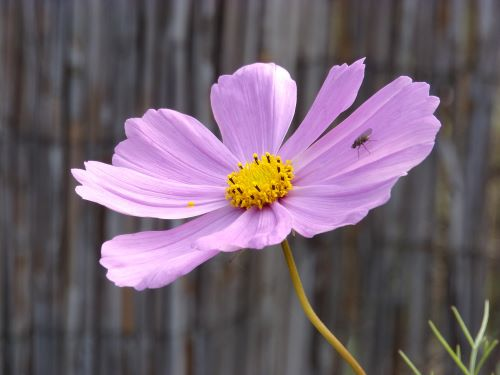
#> input picture Week2/Resources/pic1.jpg, 500 x 375 px, found by its file name
$ python histogram.py
#> lines starting #> are read from the running program, lines starting #| are printed output that depends on the picture
import cv2

import numpy as np

from matplotlib import pyplot as plt

# image = cv2.imread("/Resources/pic1.jpg",1)

image_bw = cv2.imread("/Resources/pic1.jpg",0)
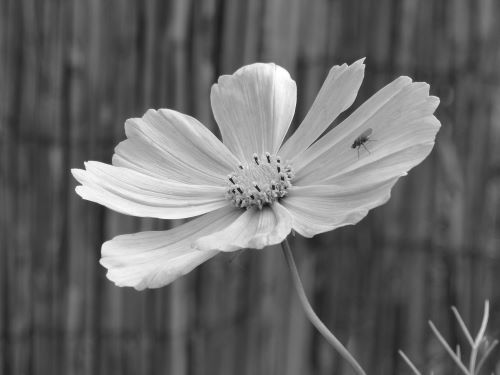
#> image_bw: shape (375, 500); min 18, max 255, mean 103.6

# [19 lines of commented-out code are left out]

hist_eq = cv2.equalizeHist(image_bw)
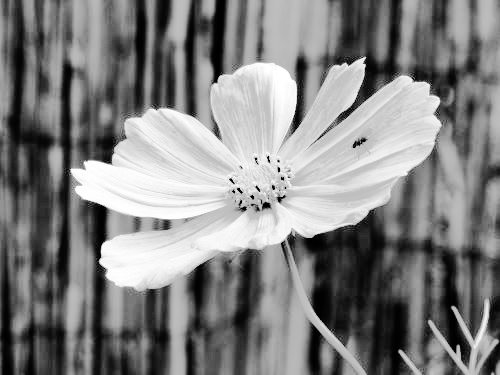
#> hist_eq: shape (375, 500); min 0, max 255, mean 128.9
# [4 lines of commented-out code are left out]

cv2.imshow("Before Histogram Equilized",image_bw)

cv2.imshow("Histogram Equilized",hist_eq)

# # cv2.imshow("Histogram Equilized Red",hist_eq2)
# # cv2.imshow("Histogram Equilized Green",hist_eq3)
# # cv2.imshow("Histogram Equilized Blue",hist_eq4)
# cv2.imshow('After rotating',img5)

histr = cv2.calcHist([image_bw], [0], None, [256], [0, 256])
#> histr = 256 values, max 3811 at index 75, min 0 at index 0, mean 732.4

plt.plot(histr)
plt.show()
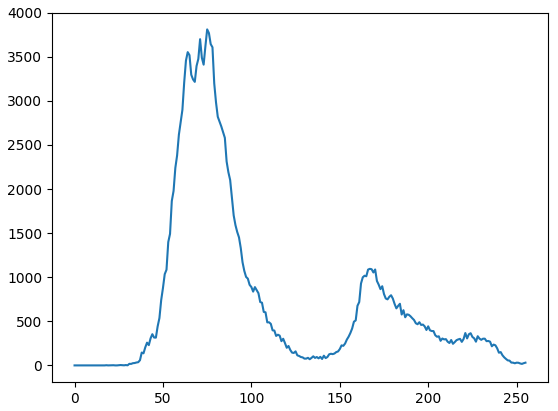
#> figure drawn by matplotlib, 1 panel; curve peaks at x = 75, y = 3811


cv2.waitKey(0)
